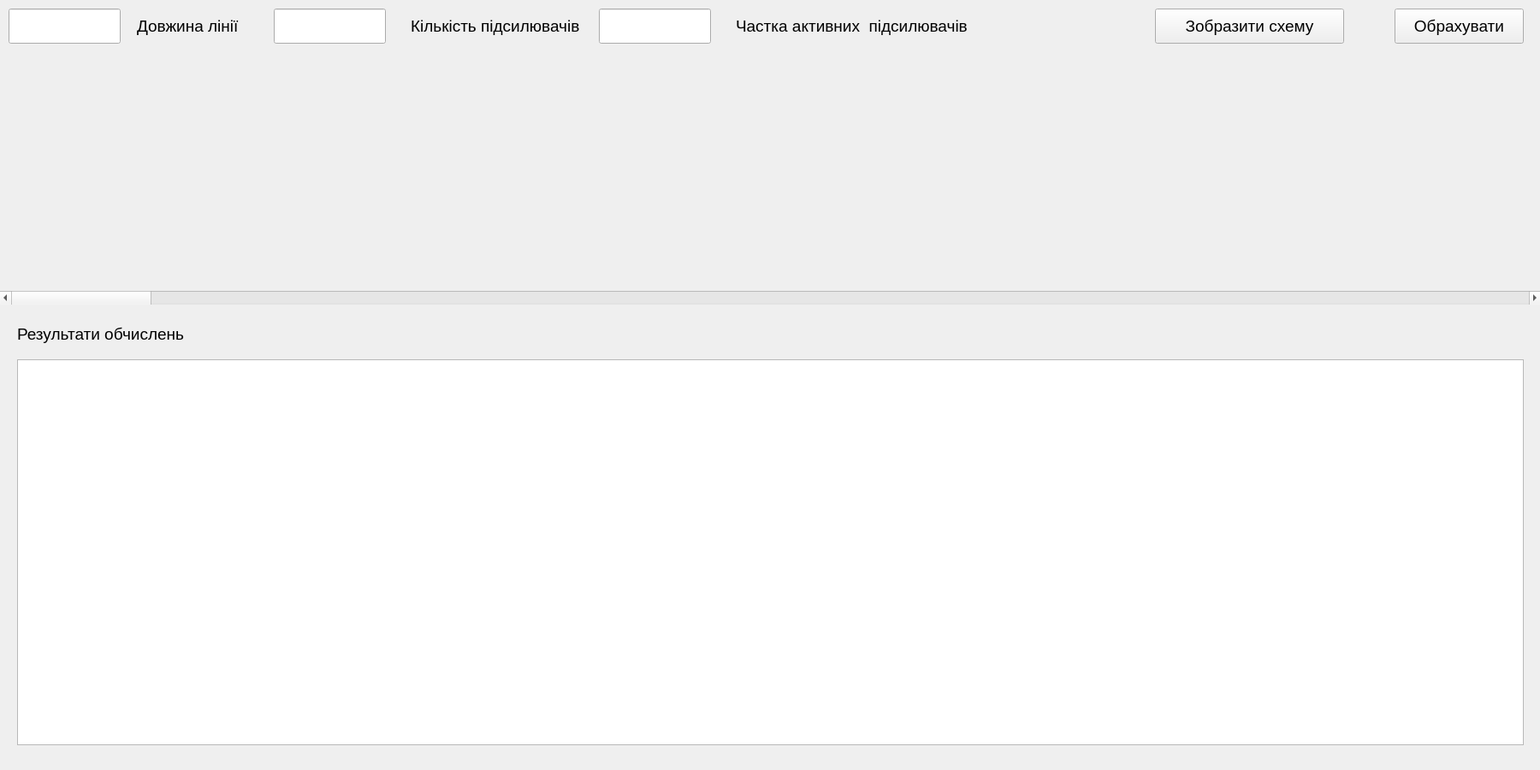
<?xml version="1.0" encoding="UTF-8"?>
<ui version="4.0">
 <class>MainWindow</class>
 <widget class="QMainWindow" name="MainWindow">
  <property name="geometry">
   <rect>
    <x>0</x>
    <y>0</y>
    <width>1800</width>
    <height>900</height>
   </rect>
  </property>
  <property name="font">
   <font>
    <pointsize>14</pointsize>
   </font>
  </property>
  <property name="windowTitle">
   <string>MainWindow</string>
  </property>
  <widget class="QWidget" name="centralWidget">
   <property name="minimumSize">
    <size>
     <width>1800</width>
     <height>900</height>
    </size>
   </property>
   <property name="maximumSize">
    <size>
     <width>1800</width>
     <height>900</height>
    </size>
   </property>
   <widget class="QScrollBar" name="horizontalScrollBar">
    <property name="geometry">
     <rect>
      <x>0</x>
      <y>340</y>
      <width>1801</width>
      <height>16</height>
     </rect>
    </property>
    <property name="orientation">
     <enum>Qt::Horizontal</enum>
    </property>
   </widget>
   <widget class="QLineEdit" name="entered_lenth">
    <property name="geometry">
     <rect>
      <x>10</x>
      <y>10</y>
      <width>131</width>
      <height>41</height>
     </rect>
    </property>
    <property name="font">
     <font>
      <pointsize>14</pointsize>
     </font>
    </property>
    <property name="clearButtonEnabled">
     <bool>false</bool>
    </property>
   </widget>
   <widget class="QLabel" name="label_lenth">
    <property name="geometry">
     <rect>
      <x>160</x>
      <y>10</y>
      <width>141</width>
      <height>41</height>
     </rect>
    </property>
    <property name="font">
     <font>
      <pointsize>14</pointsize>
     </font>
    </property>
    <property name="text">
     <string>Довжина лінії</string>
    </property>
   </widget>
   <widget class="QLineEdit" name="entered_number_of_amplifier">
    <property name="geometry">
     <rect>
      <x>320</x>
      <y>10</y>
      <width>131</width>
      <height>41</height>
     </rect>
    </property>
    <property name="font">
     <font>
      <pointsize>14</pointsize>
     </font>
    </property>
   </widget>
   <widget class="QLabel" name="label_number_of_amplifier">
    <property name="geometry">
     <rect>
      <x>480</x>
      <y>10</y>
      <width>231</width>
      <height>41</height>
     </rect>
    </property>
    <property name="font">
     <font>
      <pointsize>14</pointsize>
     </font>
    </property>
    <property name="text">
     <string>Кількість підсилювачів</string>
    </property>
   </widget>
   <widget class="QLineEdit" name="entered_fractionr_of_amplifier">
    <property name="geometry">
     <rect>
      <x>700</x>
      <y>10</y>
      <width>131</width>
      <height>41</height>
     </rect>
    </property>
    <property name="font">
     <font>
      <pointsize>14</pointsize>
     </font>
    </property>
   </widget>
   <widget class="QLabel" name="label_fractionr_of_amplifier">
    <property name="geometry">
     <rect>
      <x>860</x>
      <y>10</y>
      <width>291</width>
      <height>41</height>
     </rect>
    </property>
    <property name="font">
     <font>
      <pointsize>14</pointsize>
     </font>
    </property>
    <property name="text">
     <string>Частка активних  підсилювачів</string>
    </property>
   </widget>
   <widget class="QPushButton" name="draw_scheme">
    <property name="geometry">
     <rect>
      <x>1350</x>
      <y>10</y>
      <width>221</width>
      <height>41</height>
     </rect>
    </property>
    <property name="text">
     <string>Зобразити схему</string>
    </property>
   </widget>
   <widget class="QLabel" name="label">
    <property name="geometry">
     <rect>
      <x>20</x>
      <y>370</y>
      <width>551</width>
      <height>41</height>
     </rect>
    </property>
    <property name="text">
     <string>Результати обчислень</string>
    </property>
   </widget>
   <widget class="QTextEdit" name="resault">
    <property name="geometry">
     <rect>
      <x>20</x>
      <y>420</y>
      <width>1761</width>
      <height>451</height>
     </rect>
    </property>
   </widget>
   <widget class="QPushButton" name="draw_scheme_2">
    <property name="geometry">
     <rect>
      <x>1630</x>
      <y>10</y>
      <width>151</width>
      <height>41</height>
     </rect>
    </property>
    <property name="text">
     <string>Обрахувати</string>
    </property>
   </widget>
  </widget>
 </widget>
 <layoutdefault spacing="6" margin="11"/>
 <resources/>
 <connections/>
</ui>
